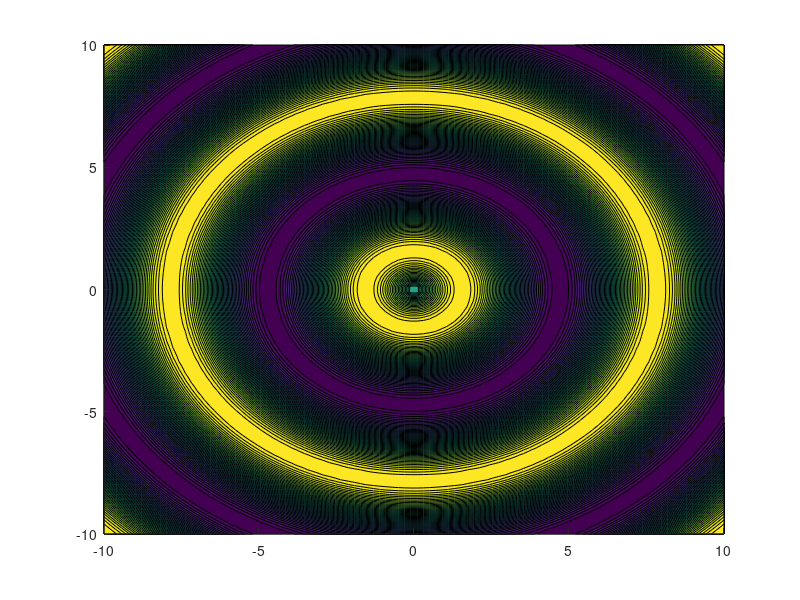

Write MATLAB code to recreate this figure. (Note: this script raises an error after producing the figure.)
clearvars; close all; clc;

[X,Y] = meshgrid(linspace(-10,10,100));

Z = sin(sqrt(X.^2+Y.^2)); %+0.25*randn(size(X)));

%I = imread("cameraman.tif")
%subplot(1,2,1)
%imshow(I)

%subplot(1,2,1)
contourf(X,Y,Z,50,"EdgeColor","none")%contourf(flipud(I)) %contourf fills btwn the lines
colorbar
shading interp